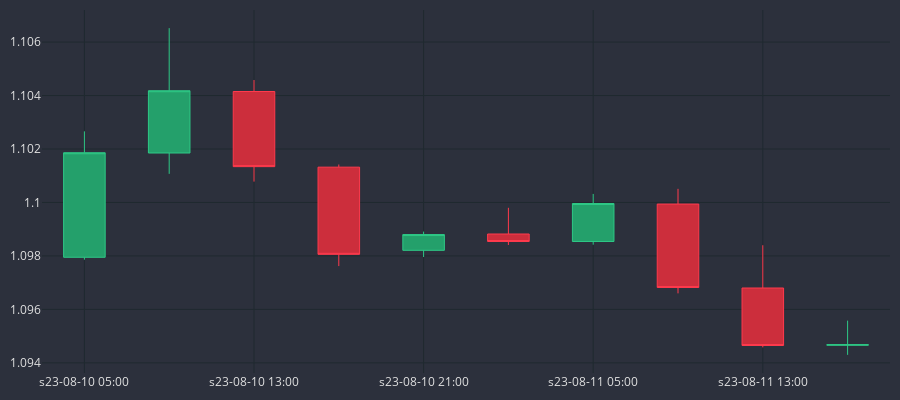

The notebook cell this image was saved under:
### Code cell
cp.show_plot()

### Figure 1 — Plotly figure (JSON) as saved in the notebook; plotly's stock layout.template omitted (floating-point values rounded to 4 significant figures)
{"data": [{"close": [1.102, 1.104, 1.101, 1.098, 1.099, 1.099, 1.1, 1.097, 1.095, 1.095], "decreasing": {"fillcolor": "#CC2E3C", "line": {"color": "#FF3A4C"}}, "high": [1.103, 1.107, 1.105, 1.101, 1.099, 1.1, 1.1, 1.101, 1.098, 1.096], "increasing": {"fillcolor": "#24A06B", "line": {"color": "#2EC886"}}, "line": {"width": 1}, "low": [1.098, 1.101, 1.101, 1.098, 1.098, 1.098, 1.098, 1.097, 1.095, 1.094], "opacity": 1, "open": [1.098, 1.102, 1.104, 1.101, 1.098, 1.099, 1.099, 1.1, 1.097, 1.095], "type": "candlestick", "x": ["s23-08-10 05:00", "s23-08-10 09:00", "s23-08-10 13:00", "s23-08-10 17:00", "s23-08-10 21:00", "s23-08-11 01:00", "s23-08-11 05:00", "s23-08-11 09:00", "s23-08-11 13:00", "s23-08-11 17:00"]}], "layout": {"font": {"color": "#e1e1e1", "size": 12}, "height": 400, "margin": {"b": 10, "l": 10, "r": 10, "t": 10}, "paper_bgcolor": "#2c303c", "plot_bgcolor": "#2c303c", "width": 900, "xaxis": {"gridcolor": "#1f292f", "nticks": 5, "rangeslider": {"visible": false}}, "yaxis": {"gridcolor": "#1f292f"}}}
